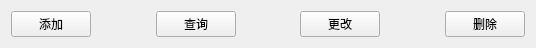
   <widget class="QWidget" name="layoutWidget">
    <property name="geometry">
     <rect>
      <x>110</x>
      <y>30</y>
      <width>536</width>
      <height>30</height>
     </rect>
    </property>
    <layout class="QHBoxLayout" name="horizontalLayout_2">
     <item>
      <widget class="QPushButton" name="pushButton_4">
       <property name="text">
        <string>添加</string>
       </property>
      </widget>
     </item>
     <item>
      <spacer name="horizontalSpacer_3">
       <property name="orientation">
        <enum>Qt::Horizontal</enum>
       </property>
       <property name="sizeHint" stdset="0">
        <size>
         <width>40</width>
         <height>20</height>
        </size>
       </property>
      </spacer>
     </item>
     <item>
      <widget class="QPushButton" name="pushButton_5">
       <property name="text">
        <string>查询</string>
       </property>
      </widget>
     </item>
     <item>
      <spacer name="horizontalSpacer_4">
       <property name="orientation">
        <enum>Qt::Horizontal</enum>
       </property>
       <property name="sizeHint" stdset="0">
        <size>
         <width>40</width>
         <height>20</height>
        </size>
       </property>
      </spacer>
     </item>
     <item>
      <widget class="QPushButton" name="pushButton_6">
       <property name="text">
        <string>更改</string>
       </property>
      </widget>
     </item>
     <item>
      <spacer name="horizontalSpacer_11">
       <property name="orientation">
        <enum>Qt::Horizontal</enum>
       </property>
       <property name="sizeHint" stdset="0">
        <size>
         <width>40</width>
         <height>20</height>
        </size>
       </property>
      </spacer>
     </item>
     <item>
      <widget class="QPushButton" name="pushButton_17">
       <property name="text">
        <string>删除</string>
       </property>
      </widget>
     </item>
    </layout>
   </widget>
